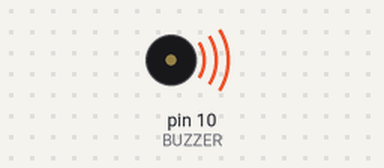
Bench run of a sketch on a simulated Arduino Uno, built with avr-gcc and run on an emulated ATmega328P. Parts: buzzer (waves = sounding).

Above: at 0.1 s.
At 6.1 s:
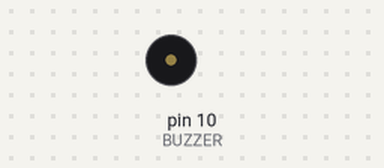
Timing chart, 0 to 7.6 s (numbered marks = the images above):
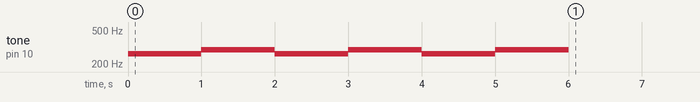

The sketch:

ManualBuzzer_ON_OFF.ino
```cpp
const int BUZZER = 10;

void setup() {
  for (int cnt = 0; cnt <= 2; cnt++) {  // 2번반복
    tone(BUZZER, 262);                  // 262주파수 음 연주
    delay(1000);
    tone(BUZZER, 294);  // 294주파수 음 연주
    delay(1000);
  }
  noTone(BUZZER);
}

void loop() {
}
```
